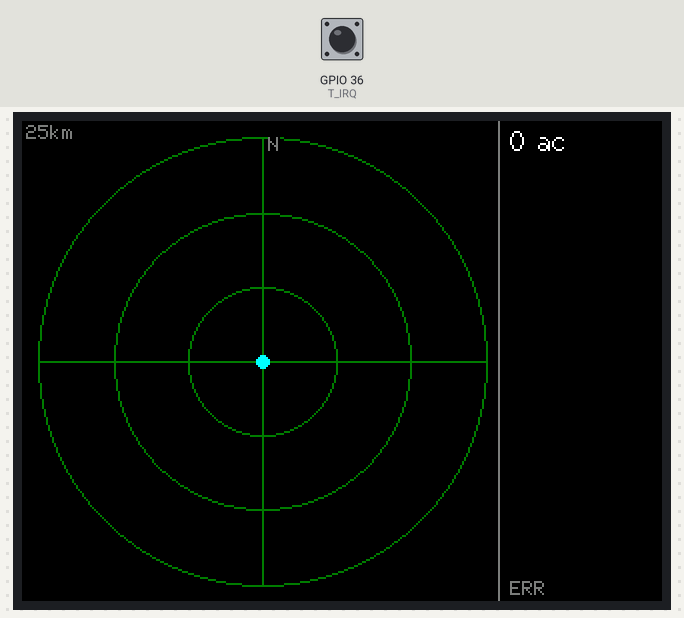
The program below on a simulated ESP32. On the bench: 320×240 colour display. Inputs (shaded band) come from the test bench; at power-on: GPIO 36 (T_IRQ) HIGH. WiFi joins after 1.5 s; servers stay silent unless stated; what the program prints to the serial monitor is not drawn.

Above: at 2.9 s.
3.0 s: GPIO 36 (T_IRQ) driven LOW
5.0 s: GPIO 36 (T_IRQ) pulsed HIGH 5 times (0.12 s each, 0.3 s apart)
Timing chart, 0 to 8.0 s (numbered marks = the images above; inputs shaded):
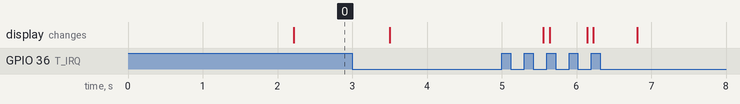

The program:

main.cpp
```cpp
#include <Arduino.h>
#include <WiFi.h>
#include <HTTPClient.h>
#include <WiFiClientSecure.h>
#include <ArduinoJson.h>
#include <TFT_eSPI.h>
#include <SPI.h>
#include "config.h"

// CYD タッチコントローラ(XPT2046)のIRQピン。タッチ中はLOW
#define T_IRQ 36

TFT_eSPI tft;

struct Plane { char call[9]; float lat, lon, trk, dist; int alt, gs; };
const int MAXP = 40;
Plane planes[MAXP];
int nPlanes = 0;

const int RANGES[] = {10, 25, 50, 100};
int rangeIdx = 1;

const int CX = 120, CY = 120, R = 112;  // レーダー円 (landscape 320x240)

float distKm(float lat, float lon, float &dx, float &dy) {
  dy = (lat - HOME_LAT) * 111.12f;
  dx = (lon - HOME_LON) * 111.12f * cosf(HOME_LAT * DEG_TO_RAD);
  return sqrtf(dx * dx + dy * dy);
}

// 同一JSON形式(ac配列)の無料API。adsb.lol を優先し、制限(429/403)時は60秒休ませて adsb.fi を使う
static String buildUrl(int host, int radius) {
  String lat = String(HOME_LAT, 4), lon = String(HOME_LON, 4);
  if (host == 0) return "https://api.adsb.lol/v2/point/" + lat + "/" + lon + "/" + radius;
  return "https://opendata.adsb.fi/api/v2/lat/" + lat + "/lon/" + lon + "/dist/" + radius;
}
const int NHOSTS = 2;
const uint32_t COOLDOWN_MS = 60000;
uint32_t blockedUntil[NHOSTS] = {0, 0};

bool fetchPlanes() {
  int radius = (int)ceilf(RANGES[rangeIdx] / 1.852f);  // APIはnm指定なのでkm→nm変換
  WiFiClientSecure client;
  client.setInsecure();  // 簡易化のため証明書検証なし
  HTTPClient http;
  http.useHTTP10(true);  // chunked回避（ストリームパース用）
  http.setTimeout(8000);
  http.setUserAgent("Mozilla/5.0 (ESP32; CYD-Flightradar)");
  http.addHeader("Accept", "application/json");

  bool ok = false;
  for (int host = 0; host < NHOSTS && !ok; host++) {
    if ((int32_t)(blockedUntil[host] - millis()) > 0) continue;  // 休止中
    String url = buildUrl(host, radius);
    if (!http.begin(client, url)) continue;
    int code = http.GET();
    Serial.printf("[%d] %s -> HTTP %d\n", host, url.c_str(), code);
    if (code == 200) { ok = true; break; }
    if (code == 429 || code == 403) blockedUntil[host] = millis() + COOLDOWN_MS;
    http.end();
  }
  if (!ok) return false;

  JsonDocument filter;
  JsonObject f = filter["ac"][0].to<JsonObject>();
  f["flight"] = true; f["lat"] = true; f["lon"] = true;
  f["alt_baro"] = true; f["gs"] = true; f["track"] = true;

  JsonDocument doc;
  DeserializationError err = deserializeJson(doc, http.getStream(), DeserializationOption::Filter(filter));
  http.end();
  if (err) { Serial.println(err.c_str()); return false; }

  nPlanes = 0;
  for (JsonObject ac : doc["ac"].as<JsonArray>()) {
    if (nPlanes >= MAXP) break;
    if (ac["lat"].isNull() || ac["lon"].isNull()) continue;
    Plane &p = planes[nPlanes];
    p.lat = ac["lat"]; p.lon = ac["lon"];
    p.trk = ac["track"] | 0.0f;
    p.gs = (int)((ac["gs"] | 0.0f) + 0.5f);  // gsは小数で来るのでfloatで受ける
    p.alt = ac["alt_baro"].is<float>() ? (int)ac["alt_baro"].as<float>() : 0;  // "ground" は 0
    const char *fl = ac["flight"] | "";
    strlcpy(p.call, fl, sizeof(p.call));
    for (int i = strlen(p.call) - 1; i >= 0 && p.call[i] == ' '; i--) p.call[i] = 0;
    if (!p.call[0]) strcpy(p.call, "------");
    float dx, dy; p.dist = distKm(p.lat, p.lon, dx, dy);
    nPlanes++;
  }
  // 近い順
  for (int i = 1; i < nPlanes; i++) {
    Plane t = planes[i]; int j = i - 1;
    while (j >= 0 && planes[j].dist > t.dist) { planes[j + 1] = planes[j]; j--; }
    planes[j + 1] = t;
  }
  return true;
}

void draw(const char *status) {
  int range = RANGES[rangeIdx];
  tft.fillScreen(TFT_BLACK);
  // レーダー
  tft.drawCircle(CX, CY, R, TFT_DARKGREEN);
  tft.drawCircle(CX, CY, R * 2 / 3, TFT_DARKGREEN);
  tft.drawCircle(CX, CY, R / 3, TFT_DARKGREEN);
  tft.drawFastHLine(CX - R, CY, 2 * R, TFT_DARKGREEN);
  tft.drawFastVLine(CX, CY - R, 2 * R, TFT_DARKGREEN);
  tft.fillCircle(CX, CY, 3, TFT_CYAN);
  tft.setTextColor(TFT_DARKGREY, TFT_BLACK);
  tft.drawString("N", CX + 3, CY - R, 1);
  tft.drawString(String(range) + "km", 2, 2, 1);

  for (int i = 0; i < nPlanes; i++) {
    float dx, dy; distKm(planes[i].lat, planes[i].lon, dx, dy);
    int px = CX + (int)(dx / range * R), py = CY - (int)(dy / range * R);
    if ((px - CX) * (px - CX) + (py - CY) * (py - CY) > R * R) continue;
    float a = planes[i].trk * DEG_TO_RAD;
    uint16_t col = planes[i].alt < 10000 ? TFT_ORANGE : TFT_YELLOW;
    tft.drawLine(px, py, px + (int)(9 * sinf(a)), py - (int)(9 * cosf(a)), col);
    tft.fillCircle(px, py, 2, col);
    if (i < 3) { tft.setTextColor(col, TFT_BLACK); tft.drawString(planes[i].call, px + 4, py + 3, 1); }
  }

  // 右パネル: 近い順リスト
  tft.drawFastVLine(238, 0, 240, TFT_DARKGREY);
  tft.setTextColor(TFT_WHITE, TFT_BLACK);
  tft.drawString(String(nPlanes) + " ac", 244, 2, 2);
  for (int i = 0; i < nPlanes && i < 6; i++) {
    int y = 22 + i * 34;
    char buf[24];
    tft.setTextColor(TFT_GREEN, TFT_BLACK);
    tft.drawString(planes[i].call, 244, y, 1);
    tft.setTextColor(TFT_LIGHTGREY, TFT_BLACK);
    snprintf(buf, sizeof(buf), "%d m", (int)(planes[i].alt * 0.3048f + 0.5f));      // ft -> m
    tft.drawString(buf, 244, y + 10, 1);
    snprintf(buf, sizeof(buf), "%d km/h", (int)(planes[i].gs * 1.852f + 0.5f));      // kt -> km/h
    tft.drawString(buf, 244, y + 20, 1);
  }
  tft.setTextColor(TFT_DARKGREY, TFT_BLACK);
  tft.drawString(status, 244, 230, 1);
}

void setup() {
  Serial.begin(115200);
  pinMode(TFT_BL, OUTPUT); digitalWrite(TFT_BL, HIGH);
  tft.init(); tft.setRotation(1); tft.fillScreen(TFT_BLACK);
  pinMode(T_IRQ, INPUT);

  tft.drawString("WiFi connecting...", 10, 10, 2);
  WiFi.begin(WIFI_SSID, WIFI_PASS);
  while (WiFi.status() != WL_CONNECTED) delay(300);
}

void loop() {
  static uint32_t last = 0;
  static bool touched = false;
  bool refresh = false;

  if (digitalRead(T_IRQ) == LOW) {
    if (!touched) { rangeIdx = (rangeIdx + 1) % 4; refresh = true; }
    touched = true;
  } else touched = false;

  if (refresh || millis() - last > FETCH_MS || last == 0) {
    last = millis();
    if (WiFi.status() != WL_CONNECTED) WiFi.reconnect();
    bool ok = fetchPlanes();
    draw(ok ? "OK" : "ERR");
  }
  delay(50);
}
```

config.h
```cpp
#pragma once
// ---- 設定 ----
#define WIFI_SSID     "your_ESSID"
#define WIFI_PASS     "your_Passward"
// 表示の中心（自宅など）: 盛岡駅付近
#define HOME_LAT      39.7017f
#define HOME_LON      141.1363f
#define FETCH_MS      20000 // 取得間隔
```
